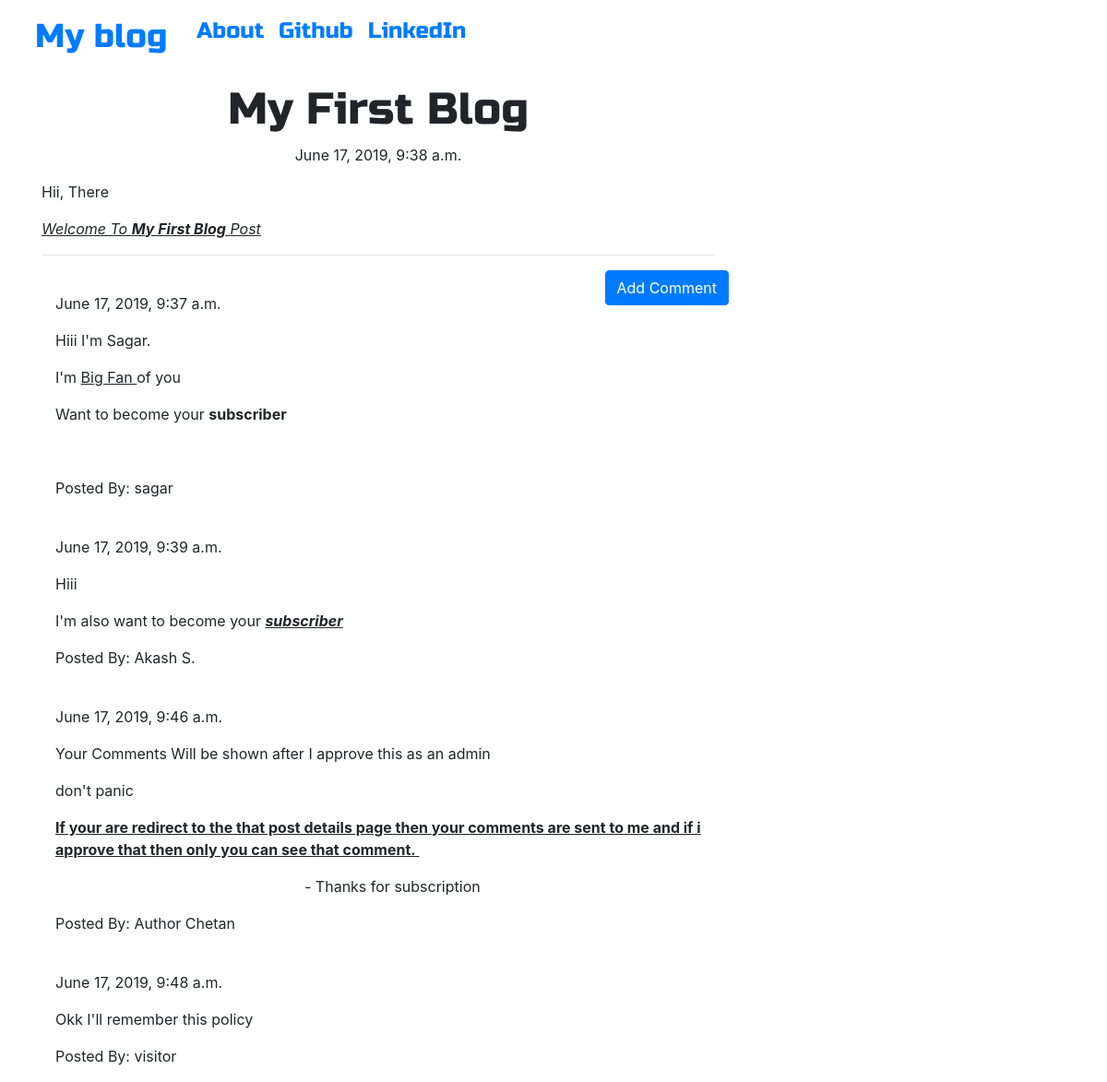
The page /post/8/ on the database its author committed.
### blog/models.py (models this page shows, shortened)
class Post(models.Model):
    author = models.ForeignKey('auth.User', on_delete=models.CASCADE)
    title = models.CharField(max_length = 200)
    text = models.TextField()
    create_date = models.DateTimeField(default = timezone.now)
    published_date = models.DateTimeField(blank=True, null = True)

class Comment(models.Model):
    post = models.ForeignKey('blog.Post', related_name = 'comments', on_delete=models.CASCADE)
    author = models.CharField(max_length = 200)
    text = models.TextField()
    create_date = models.DateTimeField(default = timezone.now)
    approved_comment = models.BooleanField(default = False)

### blog/views.py (the view)
# urls.py: path(r'post/<int:pk>/', views.PostDetailView.as_view(), name = 'post_details'),
class PostDetailView(DetailView):
    model = Post

### blog/templates/blog/post_detail.html (shortened to what this page needs)
{% extends "blog/base.html" %}
{% block content %}
    <h1 class="posttitle loader">{{ post.title }} </h1>
    {% if post.published_date %}
        <div class="date postdate">
            {{ post.published_date }}
        </div>
    {% else %}
        <a href="{% url 'post_publish' pk=post.pk %}" class="btn btn-default">Publish</a>
    {% endif %}
    <p class="postcontent">{{ post.text|safe|linebreaksbr}} </p>
    <hr>
    <a href="{% url 'add_comment_to_post' pk=post.pk %}" class="btn btn-primary btn-comment">Add Comment</a>
    <div class="container">
        {% for comment in post.comments.all %}
            <br>
            {% if user.is_authenticated or comment.approved_comment %}
                {{ comment.create_date }}
                <p> {{comment.text|safe|linebreaks}} </p>
                <p>Posted By: {{comment.author}} </p>
            {% endif %}
            {% empty %}
            <p>No Comments </p>
        {% endfor %}
    </div>
{% endblock %}

### blog/templates/blog/base.html (shortened to what this page needs)
<!doctype html>
{% load static %}
<html lang="en">
<head>
  <link rel="stylesheet" href="https://stackpath.bootstrapcdn.com/bootstrap/4.3.1/css/bootstrap.min.css"
>
  <link rel="stylesheet" href="//cdn.jsdelivr.net/npm/medium-editor@latest/dist/css/medium-editor.min.css"
    type="text/css" media="screen" charset="utf-8">
  <link rel="stylesheet" href="{% static 'fontawesome-free-5.8.2-web/css/all.css' %}">
  <link rel="stylesheet" href="{% static 'css/blog.css' %}">
</head>
<body class="loader">
  <nav class="navbar navbar-default navbar-expand techfont custome-navbar">
    <div class="container navbar-collapse collapse">
      <ul class="nav navbar-nav">
        <li class="nav-item"><a class="nav-link navbar-brand bigbrand" href="{% url 'post_list' %}">My blog</a></li>
        <li class="nav-item"><a class="nav-link" href="{% url 'about' %}">About</a></li>
        <li class="nav-item"><a class="nav-link" href="https://www.github.com">Github</a></li>
        <li class="nav-item"><a class="nav-link" href="https://www.linkedin.com">LinkedIn</a></li>
      </ul>
      <ul class="nav navbar-nav navbar-right ">
        {% if user.is_authenticated %}
          <li class="nav-item">
            <a class="nav-link" href="{% url 'post_new' %}">New Post</a>
          </li>
          <li class="nav-item">
            <a class="nav-link" href="{% url 'post_draft_list' %}">Drafts</a>
          </li>
          <li class="nav-item">
            <a class="nav-link" href="{% url 'logout' %}">Log Out</a>
          </li>
          <li class="nav-item">
            <a class="nav-link" href="#">Welcome: {{ user.username }}</a>
          </li>
        {% else %}
          <li class="nav-item">
            <a class="nav-link navbar-right" href="{% url 'login' %}"> <i class="fas fa-user"></i> </a>
          </li>
        {% endif %}
      </ul>
    </div>
  </nav>
  <div class="content container">
    <div class="row">
      <div class="col-md-8">
        <div class="blog_posts">
          {% block content %}
          {% endblock %}
        </div>
      </div>
    </div>
  </div>
</body>
</html>

### blog/static/css/blog.css (style rules this page uses)
.techfont { font-family: 'Russo One', sans-serif; font-size: 1.5em; margin-bottom: 10px; }
.bigbrand { font-size: 1.5em; }
.postdate { text-align: center; }
.posttitle { font-family: 'Russo One', sans-serif; font-size: 3em; text-align: center; }
.postcontent { font-family: 'Montserrat'; font-size: 1.5em; }
.btn-comment { position: absolute; right: 0px; }
.loader { filter:hue-rotate(0deg); color:linear-gradient(45deg,#0f8,#08f); animation:hue 10000ms infinite linear; }

### rows shown on the page
Post: title "My First Blog", published_date "June 17, 2019, 9:38 a.m.", text "Hii, There Welcome To My First Blog Post"
Comment: create_date "June 17, 2019, 9:37 a.m.", text "Hiii I'm Sagar. I'm Big Fan of you Want to become your subscriber", author "sagar"
Comment: create_date "June 17, 2019, 9:39 a.m.", text "Hiii I'm also want to become your subscriber", author "Akash S."
Comment: create_date "June 17, 2019, 9:46 a.m.", text "Your Comments Will be shown after I approve this as an admin don't panic If your are redirect to the that post details page then your comments are sent to me and if i approve that then only you can see that comment. - Thanks for subscription", author "Author Chetan"
Comment: create_date "June 17, 2019, 9:48 a.m.", text "Okk I'll remember this policy", author "visitor"
